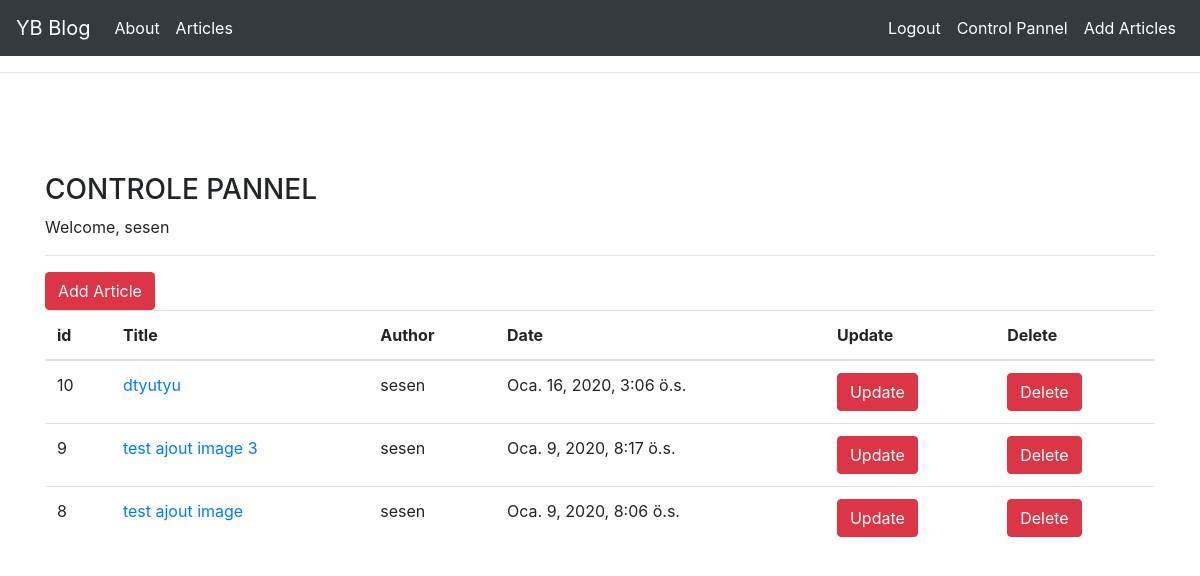
Page /article/dashboard/ (signed in) on the committed database.
### article/models.py (models this page shows, shortened)
class Article(models.Model):
    author=models.ForeignKey("auth.User",on_delete=models.CASCADE,verbose_name="Author")
    title=models.CharField(max_length=50,verbose_name="Titre")
    content=RichTextField()
    article_image=models.FileField(blank=True,null=True,verbose_name="addimage")
    created_date=models.DateTimeField(auto_now_add=True,verbose_name="Time")
    class Meta:
        ordering = ['-created_date']

### article/views.py (the view)
# urls.py: path('dashboard/', views.dashboard, name="dashboard"),
@login_required(login_url="user:login")         #execute fonction qui suis, si pas logué va au page  login sous user
def dashboard(request):
    articles=Article.objects.filter(author=request.user)
    context={
        "articles":articles
    }
    return render(request,"dashboard.html",context)

### templates/dashboard.html (shortened to what this page needs)
{% extends "layout.html" %}
{% block body %}
{% load crispy_forms_tags %}
<h3>CONTROLE PANNEL</h3>
<p>
    Welcome, {{ request.user.username }}
</p>
<hr>
<a class="btn btn-danger" href="/article/addarticle">Add Article</a>
<table class="table table-hover">
  <thead>
    <tr>
      <th scope="col">id</th>
      <th scope="col">Title</th>
      <th scope="col">Author</th>
      <th scope="col">Date</th>
      <th scope="col">Update</th>
      <th scope="col">Delete</th>
    </tr>
  </thead>
  <tbody>
    {% for article in articles %}
     <tr>
      <td>{{article.id}}</td>
      <td><a href="/article/article/{{article.id}}">{{article.title}}</a></td>
      <td>{{article.author.username}}</td>
      <td>{{article.created_date}}</td>
      <td><a href="/article/update/{{article.id}}" class="btn btn-danger">Update</a></td>
      <td><a href="/article/delete/{{article.id}}" class="btn btn-danger">Delete</a></td>
    </tr>
    {% endfor %}
  </tbody>
</table>
{% endblock body %}

### templates/layout.html (shortened to what this page needs)
<!DOCTYPE html>
<html lang="en">
<head>
    <link rel="stylesheet" href="https://maxcdn.bootstrapcdn.com/bootstrap/4.0.0/css/bootstrap.min.css">
</head>
<body>
   {% include "includes/navbar.html" %}
   <hr>
   <div style="margin-top:100px;" class="container">
      {%block body%}
      {%endblock body%}
   </div>
</body>
</html>

### templates/includes/navbar.html (shortened to what this page needs)
<nav class="navbar navbar-icon-top navbar-expand-lg navbar-dark bg-dark">
   <a class="navbar-brand" href="/">YB Blog</a>
   <div class="collapse navbar-collapse" id="navbarSupportedContent">
        <ul class="navbar-nav mr-auto">
           <li class="nav-item active">
            <a class="nav-link" href="{% url 'about' %}">About</a>
           </li>
           <li class="nav-item active">
            <a class="nav-link" href="{% url 'article:articles' %}">Articles</a>
           </li>
        </ul>
        <ul class="navbar-nav ml-auto">
         {% if request.user.is_authenticated %}
            <li class="nav-item active">
            <a class="nav-link" href="/user/logout/">Logout</a>
            </li>
            <li class="nav-item active">
            <a class="nav-link" href="/article/dashboard/">Control Pannel</a>
            </li>
            <li class="nav-item active">
            <a class="nav-link" href="/article/addarticle/">Add Articles</a>
            </li>
          {% endif %}
        </ul>
    </div>
</nav>
</body>
</html>

### rows in the picture
Article: id "10", title "dtyutyu", author.username "sesen", created_date "Oca. 16, 2020, 3:06 ö.s."
Article: id "9", title "test ajout image 3", author.username "sesen", created_date "Oca. 9, 2020, 8:17 ö.s."
Article: id "8", title "test ajout image", author.username "sesen", created_date "Oca. 9, 2020, 8:06 ö.s."

### other values in the picture
{{ request.user.username }} "sesen"
